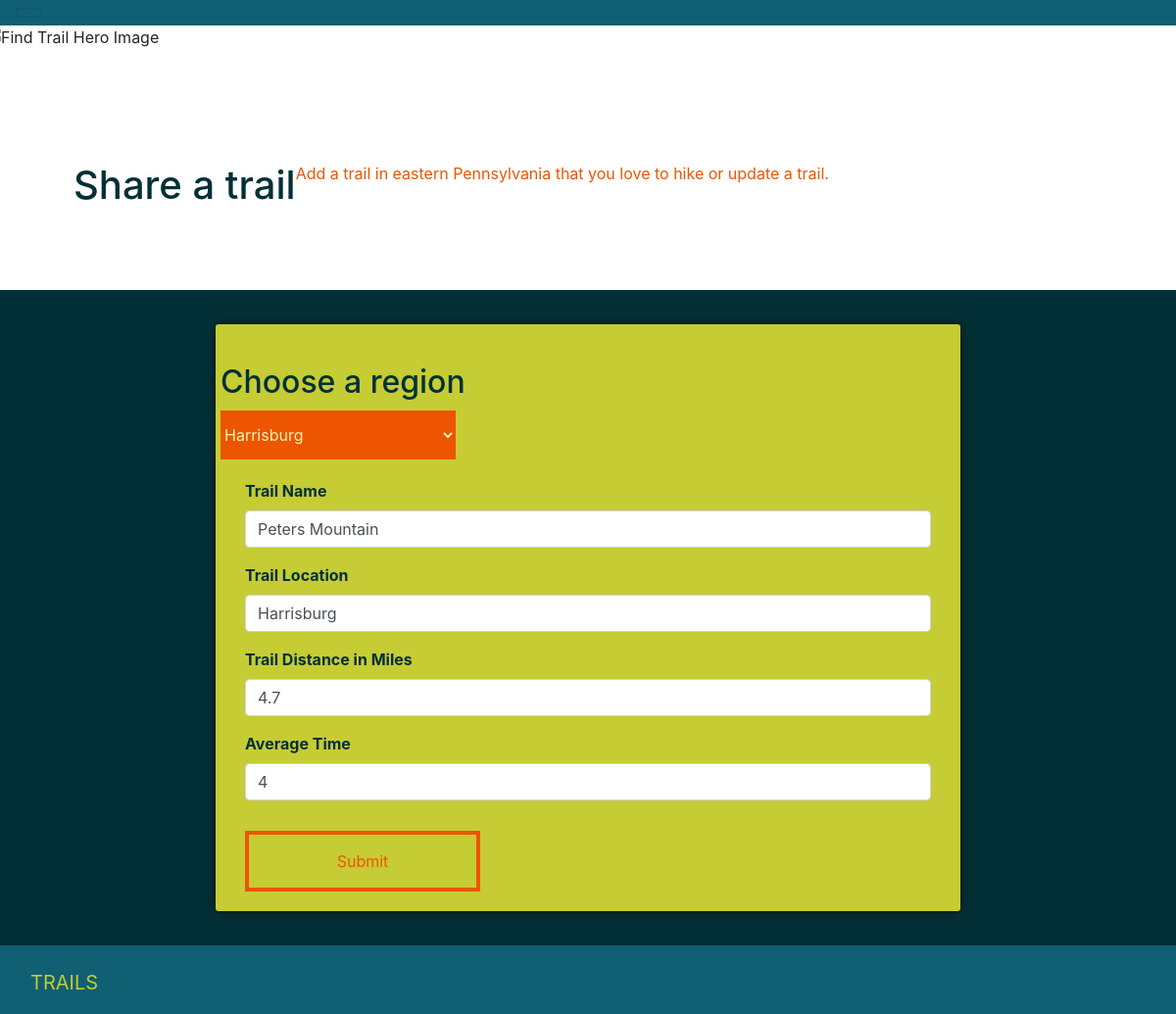
The page /trail-form.php?trail_id=27 on the database its author committed.
### tables this page shows
CREATE TABLE `trail` (
  `id` int(11) UNSIGNED NOT NULL,
  `region_id` int(11) DEFAULT NULL,
  `name` varchar(255) DEFAULT NULL,
  `location` varchar(255) DEFAULT NULL,
  `distance` float DEFAULT NULL,
  `avgTime` float DEFAULT NULL
);

CREATE TABLE `region` (
  `id` int(11) UNSIGNED NOT NULL,
  `name` varchar(255) DEFAULT NULL
);

### trail-form.php (the view, shortened to what this page needs)
<?php
include 'inc/header.php';
include 'inc/db.php';
$sql = "SELECT id, name FROM region";
$region = $conn->query($sql);
if (isset($_GET['trail_id'])) {
    $trail_id = $_GET['trail_id'];
    $trailSQL = "SELECT * FROM trail WHERE id=$trail_id";
    $trail =  $conn->query($trailSQL)->fetch_assoc();
}
 ?>
        <?php include 'inc/trail-hero.php'; ?>
         <div class="container">
             <div class="row page-intro">
                 <h1 class="text-xs-center">Share a trail</h1>
                 <p class="text-xs-center">Add a trail in eastern Pennsylvania that you love to hike or update a trail.</p>
             </div>
         </div>
         <div class="container-fluid trail-section">
             <div class="container">
                 <div class="row">
                     <div class="form-card clearfix">
                         <form action="add-trail.php" method="post" accept-charset="utf-8">
                             <h2 class="col-xs-12">Choose a region</h2>
                             <div class="col-xs-6 drop-down">
                                 <select  class="my-drp-down" name="region_id">
                                     <?php
                                     if ($region->num_rows > 0) {
                                         while ($row = $region->fetch_assoc()) {
                                             echo "<option value='" . $row['id'] . "'";
                                             if (isset($trail) and $trail['region_id'] == $row['id']) {
                                         echo "selected";
                                     }
                                         echo ">" . $row['name'] . "</option>";
                                         }
                                     }
                                     ?>
                                 </select>
                             </div>
                             <div class="col-sm-6">
                                 <div class="form-group">
                                     <label for="name">Trail Name</label>
                                     <input type="text" name="name" class="form-control input" placeholder="Name"  <?php if (isset($trail['name'])) echo "value='" . $trail['name'] . "'"; ?> required min="2">
                                 </div>
                                 <div class="form-group">
                                     <label for="location">Trail Location</label>
                                     <input type="text" name="location" class="form-control input" placeholder="Location" <?php if (isset($trail['location'])) echo "value='" . $trail['location'] . "'"; ?> required min="2">
                                 </div>
                                 <div class="form-group">
                                     <label for="distance">Trail Distance in Miles</label>
                                     <input type="text" name="distance" class="form-control input" placeholder="Distance" <?php if (isset($trail['distance'])) echo "value='" . $trail['distance'] . "'"; ?> pattern="[0-9]{1,100}+([\.][0-9]+)?" required min="1">
                                 </div>
                                 <div class="form-group">
                                     <label for="avgTime">Average Time</label>
                                     <input type="text" name="avgTime" class="form-control input" placeholder="Average Time" <?php if (isset($trail['avgTime'])) echo "value='" . $trail['avgTime'] . "'"; ?> pattern="[0-9]+([\.][0-9]+)?" required min="1">
                                 </div>
                                 <button type="submit" value="send" name="submit" class="btn btn-default  my-btn">Submit</button>
                             </div>
                         </form>
                     </div>
                 </div>
             </div>
         </div>
<?php include 'inc/footer.php'; ?>

### styles/main.css (style rules this page uses)
.container { margin: 0 auto; padding: 15px; max-width: 1080px; width: 100%; }
p { color: #f1f1f1; }
h2 { margin: 20px -10px 5px; color: #033036; }
label { font-weight: bold; color: #033036; }
.form-card { margin: 20px auto; padding: 20px 15px; background: #C6CC33; border-radius: 3px; box-shadow: 0px 0px 10px #121212; }
.input { width: 700px; }
.my-btn { padding: 15px; text-align: center; border: 4px solid #ED5500; color: #ED5500; margin-top: 15px; width: 240px; background: none; border-radius: 0; }
.drop-down { margin-top: 10px; width: auto; }
.my-drp-down { margin-top: 10px; width: 240px; height: 50px; background: #ED5500; color: #F7F3B2; border: none; border-radius: 0; margin: 0 0 20px -10px; }
.about, .trail-section { background: #033036; }
.page-intro { margin: 100px auto 60px; }
.page-intro h1 { color: #033036; }
.page-intro p { color: #ED5500; }

### rows shown on the page
trail: region_id "Harrisburg", name "Peters Mountain", location "Harrisburg", distance "4.7", avgTime "4"
